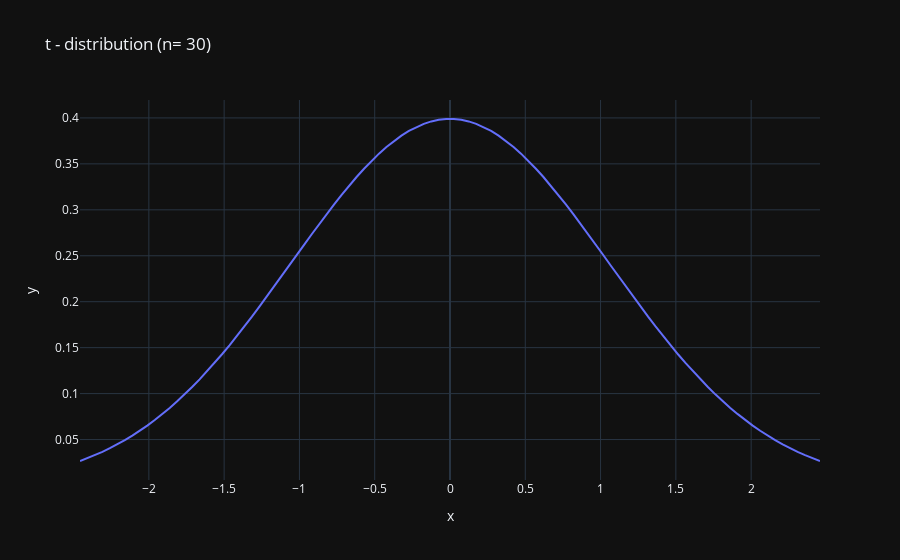

The notebook cell saved with this chart:
### Markdown cell above
**Z** distribution is used to know the **std** of the variable in the population, this is rare, need large sample size to approximate the z distribution

**t** distribution is the **std** that is *unknown* in most cases, based on degree of freedom, use PPF for the t-distribution

### Code cell
lower = stats.t.ppf(0.01, 30) # 1%, 30 people
higher = stats.t.ppf(.99, 30)
print(lower, higher)

values_t = np.linspace(lower, higher, 100)
values_t_flatten = list(values_t.flatten())
print(values_t_flatten[0:5])

px.line(x= values_t_flatten,
       y= pdf_values ,
       title='t - distribution (n= 30)').show()
